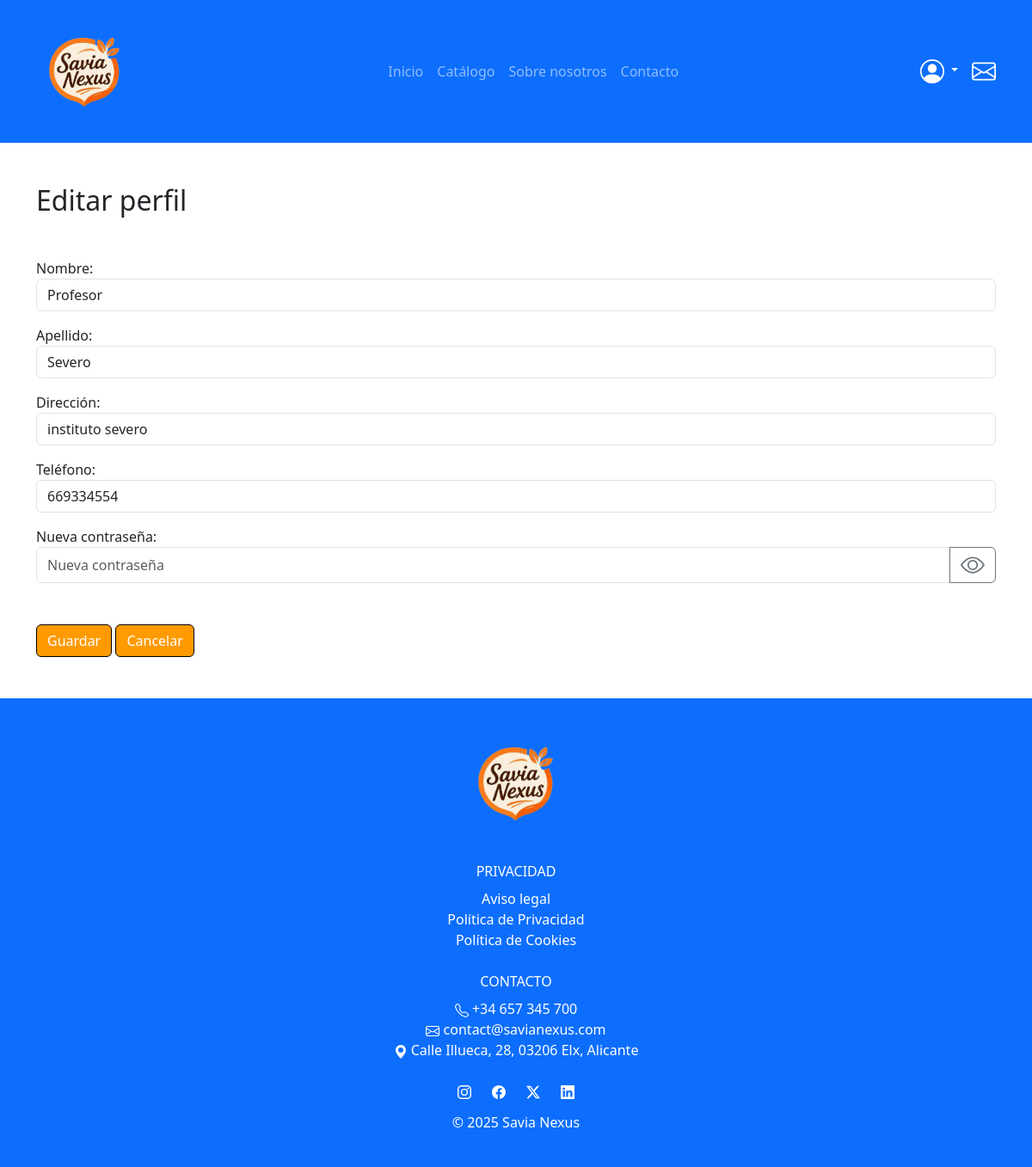
/user/profile_edit.php (signed in), run on the app's committed database.
### tables this page shows
CREATE TABLE `usuarios` (
  `dni` varchar(9) NOT NULL,
  `nombre` varchar(30) NOT NULL,
  `apellido` varchar(50) NOT NULL,
  `direccion` varchar(50) NOT NULL,
  `email` varchar(50) NOT NULL,
  `telefono` varchar(9) NOT NULL,
  `clave` varchar(250) NOT NULL,
  `rol` enum('cliente','empleado','admin') DEFAULT 'cliente',
  `activo` enum('activo','inactivo') DEFAULT 'activo'
);

### models/User.php (called while the page is built, shortened)
<?php
class User {
    private PDO $pdo;
    public function __construct(PDO $pdo) {
        $this->pdo = $pdo;
    }
    public function getByDni(string $dni) {
        $sql = "SELECT dni, nombre, apellido, direccion, email, telefono, rol, activo
                FROM usuarios
                WHERE dni = ?";
        $stmt = $this->pdo->prepare($sql);
        $stmt->execute([$dni]);
        return $stmt->fetch();
    }
}

### public/user/profile_edit.php (the view, shortened to what this page needs)
<?php
require_once __DIR__ . '/../../includes/config.php';
require_once __DIR__ . '/../../models/User.php';
$userModel = new User($pdo);
$dni = $_SESSION['dni'];
$user = $userModel->getByDni($dni);
?>
<?php include __DIR__ . '/../../includes/head.php'; ?>
<body>
    <?php include __DIR__ . '/../../includes/navbar.php'; ?>
    <div class="container mt-5 mb-5">
    <h2 class="mb-5">Editar perfil</h2>
    <form method="post">
        <label for="nombre">Nombre:</label>
        <input class="form-control mb-3" name="nombre" value="<?= htmlspecialchars($user['nombre']) ?>">
        <label for="apellido">Apellido:</label>
        <input class="form-control mb-3" name="apellido" value="<?= htmlspecialchars($user['apellido']) ?>">
        <label for="direccion">Dirección:</label>
        <input class="form-control mb-3" name="direccion" value="<?= htmlspecialchars($user['direccion']) ?>">
        <label for="telefono">Teléfono:</label>
        <input class="form-control mb-3" name="telefono" value="<?= htmlspecialchars($user['telefono']) ?>">
        <label for="clave">Nueva contraseña:</label>
        <div class="input-group mb-4">
            <input class="form-control" name="clave" type="password" minlength="8" placeholder="Nueva contraseña" id="passwordInput">
            <button class="btn btn-outline-secondary" type="button" id="togglePassword">
            </button>
        </div>
        <div class="mt-5">
            <button class="btn btn-primary">Guardar</button>
            <a href="dashboard.php" class="btn btn-primary">Cancelar</a>
        </div>
    </form>
</div>
    <?php include __DIR__ . '/../../includes/footer.php'; ?>
</body>
</html>

### public/assets/css/style.css (style rules this page uses)
:root { --primary-color: #FF9A00; --hover-color: #CC7A00; }
.btn-primary { background-color: var(--primary-color); border-color: black; }
a { text-decoration: none; color: black; }

### data on the page
usuarios: nombre "Profesor", apellido "Severo", direccion "instituto severo", telefono "669334554"
